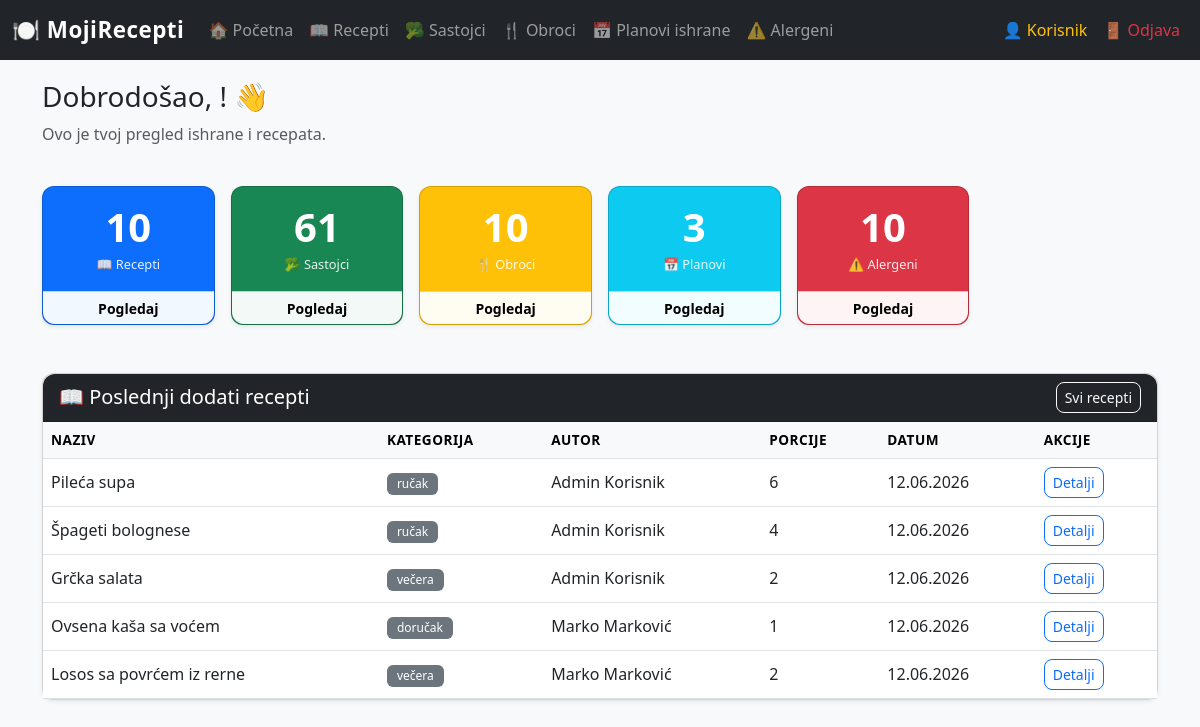
/panel.php (signed in), run on the app's committed database.
### tables this page shows
CREATE TABLE IF NOT EXISTS Recepti (
    ReceptID INT AUTO_INCREMENT PRIMARY KEY,
    KorisnikID INT,                           
    Naziv VARCHAR(200) NOT NULL,
    Opis TEXT,
    VremePripreme INT DEFAULT 0,               
    VremePecenja INT DEFAULT 0,              
    BrojPorcija INT DEFAULT 1,
    Kategorija VARCHAR(100),                 
    Tezina VARCHAR(50),                      
    Slika VARCHAR(255) DEFAULT 'default.jpg',
    DatumDodavanja DATETIME DEFAULT CURRENT_TIMESTAMP,
    FOREIGN KEY (KorisnikID) REFERENCES Korisnici(KorisnikID) ON DELETE SET NULL
);

CREATE TABLE IF NOT EXISTS Korisnici (
    KorisnikID INT AUTO_INCREMENT PRIMARY KEY,
    Ime VARCHAR(100) NOT NULL,
    Prezime VARCHAR(100) NOT NULL,
    Email VARCHAR(150) NOT NULL UNIQUE,
    Lozinka VARCHAR(255) NOT NULL,           
    DatumRegistracije DATETIME DEFAULT CURRENT_TIMESTAMP
);

### php/klase/Baza.php (called while the page is built, shortened)
<?php
class Baza {
    private static ?Baza $instanca = null;
    private mysqli $konekcija;
    private function __construct() {
        $host     = 'localhost';
        $korisnik = 'root';
        $sifra    = '';
        $baza     = 'recepti_app';
        $this->konekcija = new mysqli($host, $korisnik, $sifra, $baza);
        $this->konekcija->set_charset('utf8mb4');
    }
    public static function getInstanca(): Baza {
        if (self::$instanca === null) {
            self::$instanca = new Baza();
        }
        return self::$instanca;
    }
    public function query(string $sql): mysqli_result|bool {
        return $this->konekcija->query($sql);
    }
    public function imaKolonu(string $tabela, string $kolona): bool {
        $stmt = $this->konekcija->prepare(
            "SELECT 1 FROM information_schema.columns WHERE table_schema = DATABASE() AND table_name = ? AND column_name = ? LIMIT 1"
        );
        $stmt->bind_param('ss', $tabela, $kolona);
        $stmt->execute();
        $stmt->store_result();
        $exists = $stmt->num_rows > 0;
        return $exists;
    }}

### php/klase/EntitetBaze.php (called while the page is built, shortened)
<?php
require_once __DIR__ . '/Baza.php';
abstract class EntitetBaze implements ICrud {
    protected Baza $baza;
    protected string $tabela;
    public function __construct() {
        $this->baza = Baza::getInstanca();
    }
    public function broji(): int {
        $rez = $this->baza->query("SELECT COUNT(*) as ukupno FROM {$this->tabela}");
        $red = $rez->fetch_assoc();
        return (int)$red['ukupno'];
    }
}

### php/klase/Recept.php (called while the page is built, shortened)
<?php
require_once __DIR__ . '/EntitetBaze.php';
class Recept extends EntitetBaze {
    public function __construct() {
        $this->tabela        = 'Recepti';
    }
    public function citajSaAutorom(): array {
        $rez = $this->baza->query(
            "SELECT r.*, k.Ime, k.Prezime FROM Recepti r
             LEFT JOIN Korisnici k ON r.KorisnikID = k.KorisnikID
             ORDER BY r.DatumDodavanja DESC"
        );
        $podaci = [];
        while ($red = $rez->fetch_assoc()) $podaci[] = $red;
        return $podaci;
    }
}

### php/klase/Entiteti.php (called while the page is built, shortened)
<?php
require_once __DIR__ . '/EntitetBaze.php';
class Alergen extends EntitetBaze {
    public function __construct() {
        $this->tabela        = 'Alergeni';
    }
}
class Sastojak extends EntitetBaze {
    public function __construct() {
        $this->tabela        = 'Sastojci';
        if (!$this->baza->imaKolonu($this->tabela, 'Slika')) {
            $this->baza->query("ALTER TABLE {$this->tabela} ADD COLUMN Slika VARCHAR(255) DEFAULT 'default.jpg'");
        }
    }
}
class Obrok extends EntitetBaze {
    public function __construct() {
        $this->tabela        = 'Obroci';
    }
}
class PlanIshrane extends EntitetBaze {
    public function __construct() {
        $this->tabela        = 'PlanoviIshrane';
    }
}

### panel.php (the view, shortened to what this page needs)
<?php
require_once 'php/klase/Recept.php';
require_once 'php/klase/Entiteti.php';
$recept   = new Recept();
$alergen  = new Alergen();
$sastojak = new Sastojak();
$obrok    = new Obrok();
$plan     = new PlanIshrane();
$brRec  = $recept->broji();
$brAler = $alergen->broji();
$brSas  = $sastojak->broji();
$brObr  = $obrok->broji();
$brPlan = $plan->broji();
$poslednji = $recept->citajSaAutorom();
$poslednji = array_slice($poslednji, 0, 5);
?>
<!DOCTYPE html>
<html lang="sr">
<head>
    <link href="https://cdn.jsdelivr.net/npm/bootstrap@5.3.0/dist/css/bootstrap.min.css" rel="stylesheet">
    <link rel="stylesheet" href="css/style.css">
</head>
<body class="bg-light">
<?php include 'php/navbar.php'; ?>
<div class="container" style="margin-top:80px;">
    <div class="row mb-4">
        <div class="col">
            <h3>Dobrodošao, <?= htmlspecialchars($_SESSION['korisnik_ime']) ?>! 👋</h3>
            <p class="text-muted">Ovo je tvoj pregled ishrane i recepata.</p>
        </div>
    </div>
    <div class="row g-3 mb-5">
        <div class="col-6 col-md-4 col-lg-2">
            <div class="card text-white bg-primary text-center shadow-sm">
                <div class="card-body">
                    <h2 class="card-title mb-0"><?= $brRec ?></h2>
                    <small>📖 Recepti</small>
                </div>
                <div class="card-footer p-1"><a href="recepti.php" class="small">Pogledaj</a></div>
            </div>
        </div>
        <div class="col-6 col-md-4 col-lg-2">
            <div class="card text-white bg-success text-center shadow-sm">
                <div class="card-body">
                    <h2 class="card-title mb-0"><?= $brSas ?></h2>
                    <small>🥦 Sastojci</small>
                </div>
                <div class="card-footer p-1"><a href="sastojci.php" class="small">Pogledaj</a></div>
            </div>
        </div>
        <div class="col-6 col-md-4 col-lg-2">
            <div class="card text-white bg-warning text-center shadow-sm">
                <div class="card-body">
                    <h2 class="card-title mb-0"><?= $brObr ?></h2>
                    <small>🍴 Obroci</small>
                </div>
                <div class="card-footer p-1"><a href="obroci.php" class="small">Pogledaj</a></div>
            </div>
        </div>
        <div class="col-6 col-md-4 col-lg-2">
            <div class="card text-white bg-info text-center shadow-sm">
                <div class="card-body">
                    <h2 class="card-title mb-0"><?= $brPlan ?></h2>
                    <small>📅 Planovi</small>
                </div>
                <div class="card-footer p-1"><a href="planovi.php" class="small">Pogledaj</a></div>
            </div>
        </div>
        <div class="col-6 col-md-4 col-lg-2">
            <div class="card text-white bg-danger text-center shadow-sm">
                <div class="card-body">
                    <h2 class="card-title mb-0"><?= $brAler ?></h2>
                    <small>⚠️ Alergeni</small>
                </div>
                <div class="card-footer p-1"><a href="alergeni.php" class="small">Pogledaj</a></div>
            </div>
        </div>
    </div>
    <div class="card shadow-sm">
        <div class="card-header bg-dark text-white d-flex justify-content-between align-items-center">
            <h5 class="mb-0">📖 Poslednji dodati recepti</h5>
            <a href="recepti.php" class="btn btn-sm btn-outline-light">Svi recepti</a>
        </div>
        <div class="card-body p-0">
            <div class="table-responsive">
                <table class="table table-hover mb-0">
                    <thead class="table-light">
                        <tr>
                            <th>Naziv</th>
                            <th>Kategorija</th>
                            <th>Autor</th>
                            <th>Porcije</th>
                            <th>Datum</th>
                            <th>Akcije</th>
                        </tr>
                    </thead>
                    <tbody>
                        <?php foreach ($poslednji as $r): ?>
                        <tr>
                            <td><?= htmlspecialchars($r['Naziv']) ?></td>
                            <td><span class="badge bg-secondary"><?= htmlspecialchars($r['Kategorija']) ?></span></td>
                            <td><?= htmlspecialchars($r['Ime'] . ' ' . $r['Prezime']) ?></td>
                            <td><?= $r['BrojPorcija'] ?></td>
                            <td><?= date('d.m.Y', strtotime($r['DatumDodavanja'])) ?></td>
                            <td>
                                <a href="recepti.php?id=<?= $r['ReceptID'] ?>" class="btn btn-sm btn-outline-primary">Detalji</a>
                            </td>
                        </tr>
                        <?php endforeach; ?>
                    </tbody>
                </table>
            </div>
        </div>
    </div>
</div>
</body>
</html>

### css/style.css (style rules this page uses)
body { font-family: "Segoe UI", Tahoma, Geneva, Verdana, sans-serif; }
.card { border-radius: 12px; transition: transform 0.2s ease, box-shadow 0.2s ease; }
.card-header { border-radius: 12px 12px 0 0 !important; }
.table th { font-weight: 600; font-size: 0.85rem; text-transform: uppercase; letter-spacing: 0.5px; }
.table td { vertical-align: middle; }
.btn { border-radius: 8px; font-weight: 500; }
.badge { border-radius: 6px; padding: 5px 10px; font-weight: 500; }
.card.text-white h2 { font-size: 2.5rem; font-weight: 700; }
.card.text-white small { font-size: 0.8rem; opacity: 0.9; }
.card-footer { background: #f8f9fa; border-top: 1px solid #e9ecef; border-radius: 0 0 12px 12px !important; }
.card.text-white .card-footer { background: rgba(255, 255, 255, 0.95); border-top: 1px solid rgba(0, 0, 0, 0.16); }
.card.text-white .card-footer a { color: #000 !important; font-weight: 700; text-decoration: none; }

### data on the page
recepti: Naziv "Pileća supa", Kategorija "ručak", KorisnikID.Prezime "Admin Korisnik", BrojPorcija "6", DatumDodavanja "12.06.2026"
recepti: Naziv "Špageti bolognese", Kategorija "ručak", KorisnikID.Prezime "Admin Korisnik", BrojPorcija "4", DatumDodavanja "12.06.2026"
recepti: Naziv "Grčka salata", Kategorija "večera", KorisnikID.Prezime "Admin Korisnik", BrojPorcija "2", DatumDodavanja "12.06.2026"
recepti: Naziv "Ovsena kaša sa voćem", Kategorija "doručak", KorisnikID.Prezime "Marko Marković", BrojPorcija "1", DatumDodavanja "12.06.2026"
recepti: Naziv "Losos sa povrćem iz rerne", Kategorija "večera", KorisnikID.Prezime "Marko Marković", BrojPorcija "2", DatumDodavanja "12.06.2026"

### other printed values
$imePrezime "Korisnik"
$brRec "10"
$brSas "61"
$brObr "10"
$brPlan "3"
$brAler "10"
